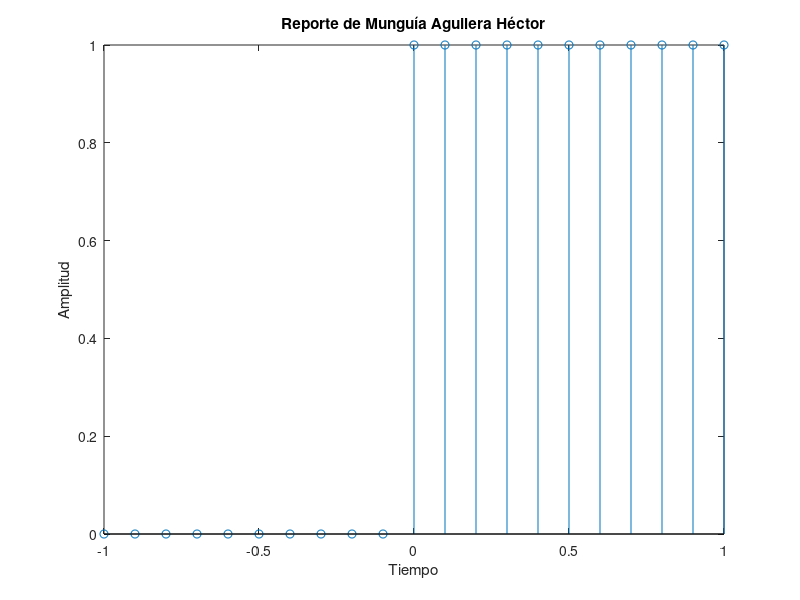

Recreate this plot in MATLAB.
u = [zeros(1,10), ones(1,11)];
	t = -1:0.1:1;
	stem(t, u);
xlabel ('Tiempo');
ylabel('Amplitud');
title('Reporte de Munguía Aguilera Héctor');
